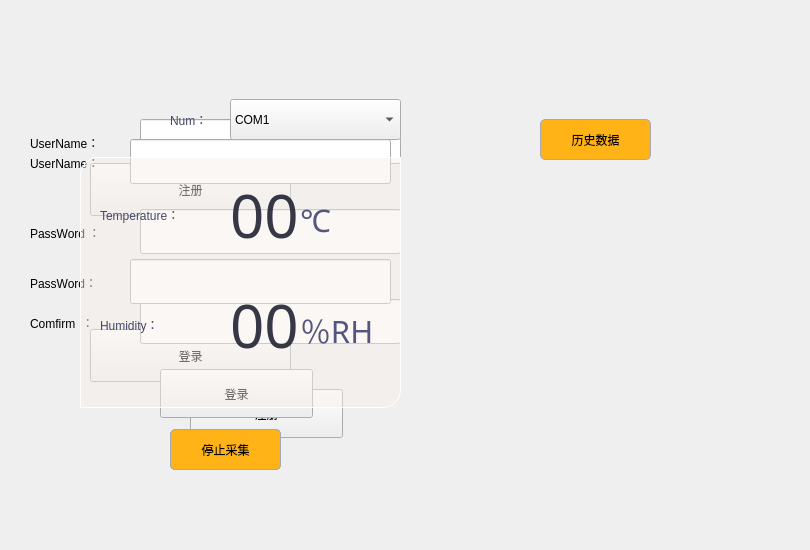
<?xml version="1.0" encoding="UTF-8"?>
<ui version="4.0">
 <class>dht11</class>
 <widget class="QWidget" name="dht11">
  <property name="geometry">
   <rect>
    <x>0</x>
    <y>0</y>
    <width>810</width>
    <height>550</height>
   </rect>
  </property>
  <property name="windowTitle">
   <string>dht11</string>
  </property>
  <widget class="QLabel" name="time_label">
   <property name="geometry">
    <rect>
     <x>60</x>
     <y>-10</y>
     <width>351</width>
     <height>51</height>
    </rect>
   </property>
   <property name="font">
    <font>
     <family>楷体</family>
     <pointsize>16</pointsize>
     <italic>false</italic>
     <bold>false</bold>
    </font>
   </property>
   <property name="styleSheet">
    <string notr="true">#time_label {
    font-size: 13px;
	font: 16pt &quot;楷体&quot;;
    color:  rgb(0, 0, 60);
    border-radius: 10px;
    padding: 10px;
    qproperty-alignment: AlignCenter;
}
</string>
   </property>
   <property name="text">
    <string/>
   </property>
  </widget>
  <widget class="QPushButton" name="closeButton">
   <property name="geometry">
    <rect>
     <x>770</x>
     <y>0</y>
     <width>41</width>
     <height>28</height>
    </rect>
   </property>
   <property name="styleSheet">
    <string notr="true">QPushButton {	
	border: none;
	border-radius: 8px;
	background-color: transparent;
     padding: 10px;
     border-radius: 5px;
}
QPushButton:hover {
	background-color: rgba(255, 0, 0, 100);
}
QPushButton:pressed {	
	background-color: transparent;
}</string>
   </property>
   <property name="text">
    <string/>
   </property>
   <property name="icon">
    <iconset theme="QIcon::ThemeIcon::EditClear"/>
   </property>
   <property name="iconSize">
    <size>
     <width>26</width>
     <height>26</height>
    </size>
   </property>
   <property name="shortcut">
    <string>Esc</string>
   </property>
   <property name="autoExclusive">
    <bool>true</bool>
   </property>
  </widget>
  <widget class="QPushButton" name="minButton">
   <property name="geometry">
    <rect>
     <x>730</x>
     <y>0</y>
     <width>41</width>
     <height>28</height>
    </rect>
   </property>
   <property name="styleSheet">
    <string notr="true">QPushButton {	
	border: none;
	border-radius: 8px;
	background-color: transparent;
     padding: 10px;
     border-radius: 5px;
}
QPushButton:hover {
     background-color: rgba(244, 239, 231,220);
}
QPushButton:pressed {	
	background-color: transparent;
}</string>
   </property>
   <property name="text">
    <string/>
   </property>
   <property name="icon">
    <iconset theme="QIcon::ThemeIcon::ListRemove"/>
   </property>
   <property name="iconSize">
    <size>
     <width>22</width>
     <height>22</height>
    </size>
   </property>
   <property name="shortcut">
    <string>Esc</string>
   </property>
  </widget>
  <widget class="QLabel" name="background">
   <property name="geometry">
    <rect>
     <x>0</x>
     <y>0</y>
     <width>810</width>
     <height>550</height>
    </rect>
   </property>
   <property name="text">
    <string/>
   </property>
   <property name="pixmap">
    <pixmap resource="rec.qrc">:/new/prefix1/jpeg/parent.jpg</pixmap>
   </property>
   <property name="scaledContents">
    <bool>true</bool>
   </property>
  </widget>
  <widget class="QWidget" name="operator_widget" native="true">
   <property name="geometry">
    <rect>
     <x>0</x>
     <y>29</y>
     <width>810</width>
     <height>521</height>
    </rect>
   </property>
   <widget class="QPushButton" name="btn_reading">
    <property name="geometry">
     <rect>
      <x>170</x>
      <y>400</y>
      <width>111</width>
      <height>41</height>
     </rect>
    </property>
    <property name="sizePolicy">
     <sizepolicy hsizetype="Minimum" vsizetype="Expanding">
      <horstretch>0</horstretch>
      <verstretch>0</verstretch>
     </sizepolicy>
    </property>
    <property name="minimumSize">
     <size>
      <width>0</width>
      <height>0</height>
     </size>
    </property>
    <property name="maximumSize">
     <size>
      <width>16777215</width>
      <height>16777215</height>
     </size>
    </property>
    <property name="toolTip">
     <string>Close</string>
    </property>
    <property name="styleSheet">
     <string notr="true">QPushButton {	
	color:black;
	font:16pt&quot;华文新魏&quot;;
	border: 1px solid #A7A8B6;
	border-radius: 8px;
	background-color: rgb(255, 179, 23);
     padding: 10px;
     border-radius: 5px;
}
QPushButton:hover {
     background-color: rgb(255, 212, 123);
	border: 1px solid #726f6b;
}
QPushButton:pressed {	
	border: 1px solid #A7A8B6;
}</string>
    </property>
    <property name="text">
     <string>实时读取</string>
    </property>
   </widget>
   <widget class="QLabel" name="label_background">
    <property name="geometry">
     <rect>
      <x>0</x>
      <y>0</y>
      <width>810</width>
      <height>521</height>
     </rect>
    </property>
    <property name="contextMenuPolicy">
     <enum>Qt::ContextMenuPolicy::PreventContextMenu</enum>
    </property>
    <property name="text">
     <string/>
    </property>
    <property name="pixmap">
     <pixmap resource="rec.qrc">:/new/prefix1/jpeg/background.jpg</pixmap>
    </property>
    <property name="scaledContents">
     <bool>true</bool>
    </property>
   </widget>
   <widget class="QPushButton" name="btn_history">
    <property name="geometry">
     <rect>
      <x>540</x>
      <y>90</y>
      <width>111</width>
      <height>41</height>
     </rect>
    </property>
    <property name="sizePolicy">
     <sizepolicy hsizetype="Minimum" vsizetype="Expanding">
      <horstretch>0</horstretch>
      <verstretch>0</verstretch>
     </sizepolicy>
    </property>
    <property name="minimumSize">
     <size>
      <width>0</width>
      <height>0</height>
     </size>
    </property>
    <property name="maximumSize">
     <size>
      <width>16777215</width>
      <height>16777215</height>
     </size>
    </property>
    <property name="toolTip">
     <string>Close</string>
    </property>
    <property name="styleSheet">
     <string notr="true">QPushButton {	
	color:black;
	font:16pt&quot;华文新魏&quot;;
	border: 1px solid #A7A8B6;
	border-radius: 8px;
	background-color: rgb(255, 179, 23);
     padding: 10px;
     border-radius: 5px;
}
QPushButton:hover {
     background-color: rgb(255, 212, 123);
	border: 1px solid #726f6b;
}
QPushButton:pressed {	
	border: 1px solid #A7A8B6;
}</string>
    </property>
    <property name="text">
     <string>历史数据</string>
    </property>
   </widget>
   <widget class="QListView" name="time_list">
    <property name="geometry">
     <rect>
      <x>80</x>
      <y>128</y>
      <width>321</width>
      <height>251</height>
     </rect>
    </property>
    <property name="styleSheet">
     <string notr="true">#time_list {
    background-color: rgba(244, 239, 231,120);
    border: 1px solid white; 
    border-top-left-radius: 18px;
    border-bottom-right-radius: 18px;
    padding: 5px;
}
</string>
    </property>
   </widget>
   <widget class="QLabel" name="label_dht11_1">
    <property name="geometry">
     <rect>
      <x>450</x>
      <y>150</y>
      <width>281</width>
      <height>279</height>
     </rect>
    </property>
    <property name="styleSheet">
     <string notr="true">#label {
    background-color: rgba(244, 239, 231,120);
    border: 1px solid white; 
    border-top-left-radius: 18px;
    border-bottom-right-radius: 18px;
    padding: 5px;
}
</string>
    </property>
    <property name="text">
     <string/>
    </property>
    <property name="pixmap">
     <pixmap resource="rec.qrc">:/new/prefix1/jpeg/111.png</pixmap>
    </property>
    <property name="scaledContents">
     <bool>true</bool>
    </property>
   </widget>
   <widget class="QLabel" name="labelTemperature">
    <property name="geometry">
     <rect>
      <x>230</x>
      <y>150</y>
      <width>71</width>
      <height>71</height>
     </rect>
    </property>
    <property name="font">
     <font>
      <family>方正姚体</family>
      <pointsize>45</pointsize>
      <italic>false</italic>
      <bold>false</bold>
     </font>
    </property>
    <property name="styleSheet">
     <string notr="true">color:rgba(31, 31, 46, 226);
font: 45pt &quot;方正姚体&quot;;</string>
    </property>
    <property name="text">
     <string>00</string>
    </property>
   </widget>
   <widget class="QLabel" name="Temperature_position">
    <property name="geometry">
     <rect>
      <x>300</x>
      <y>160</y>
      <width>61</width>
      <height>61</height>
     </rect>
    </property>
    <property name="font">
     <font>
      <family>隶书</family>
      <pointsize>23</pointsize>
      <italic>false</italic>
      <bold>false</bold>
     </font>
    </property>
    <property name="styleSheet">
     <string notr="true">font: 23pt &quot;隶书&quot;;
color: rgb(85, 85, 127);</string>
    </property>
    <property name="text">
     <string>℃</string>
    </property>
   </widget>
   <widget class="QLabel" name="Humidity_position">
    <property name="geometry">
     <rect>
      <x>300</x>
      <y>270</y>
      <width>91</width>
      <height>61</height>
     </rect>
    </property>
    <property name="font">
     <font>
      <family>隶书</family>
      <pointsize>23</pointsize>
      <italic>false</italic>
      <bold>false</bold>
     </font>
    </property>
    <property name="styleSheet">
     <string notr="true">font: 23pt &quot;隶书&quot;;
color: rgb(85, 85, 127);</string>
    </property>
    <property name="text">
     <string>％RH</string>
    </property>
   </widget>
   <widget class="QLabel" name="labelHumidity">
    <property name="geometry">
     <rect>
      <x>230</x>
      <y>260</y>
      <width>71</width>
      <height>71</height>
     </rect>
    </property>
    <property name="font">
     <font>
      <family>方正姚体</family>
      <pointsize>45</pointsize>
      <italic>false</italic>
      <bold>false</bold>
     </font>
    </property>
    <property name="styleSheet">
     <string notr="true">color:rgba(31, 31, 46, 226);
font: 45pt &quot;方正姚体&quot;;</string>
    </property>
    <property name="text">
     <string>00</string>
    </property>
   </widget>
   <widget class="QLabel" name="Humidity">
    <property name="geometry">
     <rect>
      <x>100</x>
      <y>260</y>
      <width>101</width>
      <height>71</height>
     </rect>
    </property>
    <property name="styleSheet">
     <string notr="true">font: 500 15pt &quot;爱奇艺黑体 Medium&quot;;
color: rgb(69, 69, 103);</string>
    </property>
    <property name="text">
     <string>Humidity：</string>
    </property>
   </widget>
   <widget class="QLabel" name="Temperature">
    <property name="geometry">
     <rect>
      <x>100</x>
      <y>150</y>
      <width>111</width>
      <height>71</height>
     </rect>
    </property>
    <property name="styleSheet">
     <string notr="true">font: 500 15pt &quot;爱奇艺黑体 Medium&quot;;
color: rgb(69, 69, 103);</string>
    </property>
    <property name="text">
     <string>Temperature：</string>
    </property>
   </widget>
   <widget class="QPushButton" name="btn_stoping">
    <property name="geometry">
     <rect>
      <x>170</x>
      <y>400</y>
      <width>111</width>
      <height>41</height>
     </rect>
    </property>
    <property name="sizePolicy">
     <sizepolicy hsizetype="Minimum" vsizetype="Expanding">
      <horstretch>0</horstretch>
      <verstretch>0</verstretch>
     </sizepolicy>
    </property>
    <property name="minimumSize">
     <size>
      <width>0</width>
      <height>0</height>
     </size>
    </property>
    <property name="maximumSize">
     <size>
      <width>16777215</width>
      <height>16777215</height>
     </size>
    </property>
    <property name="toolTip">
     <string>Close</string>
    </property>
    <property name="styleSheet">
     <string notr="true">QPushButton {	
	color:black;
	font:16pt&quot;华文新魏&quot;;
	border: 1px solid #A7A8B6;
	border-radius: 8px;
	background-color: rgb(255, 179, 23);
     padding: 10px;
     border-radius: 5px;
}
QPushButton:hover {
     background-color: rgb(255, 212, 123);
	border: 1px solid #726f6b;
}
QPushButton:pressed {	
	border: 1px solid #A7A8B6;
}</string>
    </property>
    <property name="text">
     <string>停止采集</string>
    </property>
   </widget>
   <widget class="QComboBox" name="comboPort">
    <property name="geometry">
     <rect>
      <x>230</x>
      <y>70</y>
      <width>171</width>
      <height>41</height>
     </rect>
    </property>
    <property name="styleSheet">
     <string notr="true">#comboBox {
	color: rgb(41, 41, 41);
	font: 14pt &quot;微软雅黑&quot;;
    background-color: rgba(244, 239, 231,120);
    border: 1px solid white; 
    border-top-left-radius: 10px;
	border-bottom-left-radius: 10px;
    padding: 5px;
}
</string>
    </property>
    <item>
     <property name="text">
      <string>COM1</string>
     </property>
    </item>
    <item>
     <property name="text">
      <string>COM2</string>
     </property>
    </item>
    <item>
     <property name="text">
      <string>COM3</string>
     </property>
    </item>
    <item>
     <property name="text">
      <string>COM4</string>
     </property>
    </item>
    <item>
     <property name="text">
      <string>COM5</string>
     </property>
    </item>
    <item>
     <property name="text">
      <string>COM6</string>
     </property>
    </item>
    <item>
     <property name="text">
      <string>COM7</string>
     </property>
    </item>
    <item>
     <property name="text">
      <string>COM8</string>
     </property>
    </item>
   </widget>
   <widget class="QLabel" name="Temperature_2">
    <property name="geometry">
     <rect>
      <x>170</x>
      <y>60</y>
      <width>61</width>
      <height>61</height>
     </rect>
    </property>
    <property name="styleSheet">
     <string notr="true">font: 500 15pt &quot;爱奇艺黑体 Medium&quot;;
color: rgb(69, 69, 103);</string>
    </property>
    <property name="text">
     <string>Num：</string>
    </property>
   </widget>
   <widget class="QLabel" name="label_dht11_2">
    <property name="geometry">
     <rect>
      <x>450</x>
      <y>150</y>
      <width>281</width>
      <height>279</height>
     </rect>
    </property>
    <property name="styleSheet">
     <string notr="true">#label {
    background-color: rgba(244, 239, 231,120);
    border: 1px solid white; 
    border-top-left-radius: 18px;
    border-bottom-right-radius: 18px;
    padding: 5px;
}
</string>
    </property>
    <property name="text">
     <string/>
    </property>
    <property name="pixmap">
     <pixmap resource="rec.qrc">:/new/prefix1/jpeg/000.png</pixmap>
    </property>
    <property name="scaledContents">
     <bool>true</bool>
    </property>
   </widget>
   <zorder>label_background</zorder>
   <zorder>btn_reading</zorder>
   <zorder>btn_history</zorder>
   <zorder>time_list</zorder>
   <zorder>label_dht11_1</zorder>
   <zorder>labelTemperature</zorder>
   <zorder>Temperature_position</zorder>
   <zorder>Humidity_position</zorder>
   <zorder>labelHumidity</zorder>
   <zorder>Humidity</zorder>
   <zorder>Temperature</zorder>
   <zorder>btn_stoping</zorder>
   <zorder>comboPort</zorder>
   <zorder>Temperature_2</zorder>
   <zorder>label_dht11_2</zorder>
  </widget>
  <widget class="QPushButton" name="Button_last">
   <property name="geometry">
    <rect>
     <x>690</x>
     <y>0</y>
     <width>40</width>
     <height>25</height>
    </rect>
   </property>
   <property name="styleSheet">
    <string notr="true">QPushButton {	
	border: none;
	border-radius: 8px;
	background-color: transparent;
     padding: 10px;
     border-radius: 5px;
}
QPushButton:hover {
     background-color: rgba(244, 239, 231,220);
}
QPushButton:pressed {	
	background-color: transparent;
}</string>
   </property>
   <property name="text">
    <string/>
   </property>
   <property name="icon">
    <iconset theme="QIcon::ThemeIcon::EditUndo"/>
   </property>
   <property name="iconSize">
    <size>
     <width>22</width>
     <height>22</height>
    </size>
   </property>
   <property name="shortcut">
    <string>Esc</string>
   </property>
  </widget>
  <widget class="QWidget" name="charts_widget" native="true">
   <property name="geometry">
    <rect>
     <x>0</x>
     <y>29</y>
     <width>810</width>
     <height>521</height>
    </rect>
   </property>
   <widget class="QLabel" name="label_background_3">
    <property name="geometry">
     <rect>
      <x>0</x>
      <y>0</y>
      <width>810</width>
      <height>521</height>
     </rect>
    </property>
    <property name="contextMenuPolicy">
     <enum>Qt::ContextMenuPolicy::PreventContextMenu</enum>
    </property>
    <property name="text">
     <string/>
    </property>
    <property name="pixmap">
     <pixmap resource="rec.qrc">:/new/prefix1/jpeg/background.jpg</pixmap>
    </property>
    <property name="scaledContents">
     <bool>true</bool>
    </property>
   </widget>
   <widget class="QChartView" name="line_chart" native="true">
    <property name="geometry">
     <rect>
      <x>79</x>
      <y>79</y>
      <width>651</width>
      <height>361</height>
     </rect>
    </property>
    <property name="styleSheet">
     <string notr="true">background-color: transparent;</string>
    </property>
   </widget>
  </widget>
  <widget class="QWidget" name="login_widget" native="true">
   <property name="geometry">
    <rect>
     <x>0</x>
     <y>29</y>
     <width>810</width>
     <height>521</height>
    </rect>
   </property>
   <widget class="QLabel" name="label_Password">
    <property name="geometry">
     <rect>
      <x>30</x>
      <y>230</y>
      <width>105</width>
      <height>47</height>
     </rect>
    </property>
    <property name="styleSheet">
     <string notr="true">font: 500 15pt &quot;爱奇艺黑体 Medium&quot;;</string>
    </property>
    <property name="text">
     <string>PassWord：</string>
    </property>
   </widget>
   <widget class="QLabel" name="label_Username">
    <property name="geometry">
     <rect>
      <x>30</x>
      <y>110</y>
      <width>103</width>
      <height>47</height>
     </rect>
    </property>
    <property name="styleSheet">
     <string notr="true">font: 500 15pt &quot;爱奇艺黑体 Medium&quot;;</string>
    </property>
    <property name="text">
     <string>UserName：</string>
    </property>
   </widget>
   <widget class="QLineEdit" name="Username_LineEdit">
    <property name="geometry">
     <rect>
      <x>130</x>
      <y>110</y>
      <width>261</width>
      <height>45</height>
     </rect>
    </property>
    <property name="styleSheet">
     <string notr="true">font: 16pt &quot;方正粗黑宋简体&quot;;</string>
    </property>
   </widget>
   <widget class="QLineEdit" name="Password_LineEdit">
    <property name="geometry">
     <rect>
      <x>130</x>
      <y>230</y>
      <width>261</width>
      <height>45</height>
     </rect>
    </property>
    <property name="styleSheet">
     <string notr="true">font: 16pt &quot;方正粗黑宋简体&quot;;</string>
    </property>
   </widget>
   <widget class="QLabel" name="label_4">
    <property name="geometry">
     <rect>
      <x>0</x>
      <y>0</y>
      <width>810</width>
      <height>521</height>
     </rect>
    </property>
    <property name="contextMenuPolicy">
     <enum>Qt::ContextMenuPolicy::PreventContextMenu</enum>
    </property>
    <property name="text">
     <string/>
    </property>
    <property name="pixmap">
     <pixmap resource="rec.qrc">:/new/prefix1/jpeg/login.jpg</pixmap>
    </property>
    <property name="scaledContents">
     <bool>true</bool>
    </property>
   </widget>
   <widget class="QPushButton" name="loginButton">
    <property name="geometry">
     <rect>
      <x>160</x>
      <y>340</y>
      <width>153</width>
      <height>49</height>
     </rect>
    </property>
    <property name="styleSheet">
     <string notr="true">
                    font: 17pt &quot;华文楷体&quot;;
                </string>
    </property>
    <property name="text">
     <string>登录</string>
    </property>
   </widget>
   <widget class="QPushButton" name="displayButton">
    <property name="geometry">
     <rect>
      <x>350</x>
      <y>240</y>
      <width>41</width>
      <height>28</height>
     </rect>
    </property>
    <property name="styleSheet">
     <string notr="true">QPushButton {	
	border: none;
	border-radius: 8px;
	background-color: transparent;
     padding: 10px;
     border-radius: 5px;
}
QPushButton:pressed {	
	background-color: transparent;
}</string>
    </property>
    <property name="text">
     <string/>
    </property>
    <property name="icon">
     <iconset resource="rec.qrc">
      <normaloff>:/new/prefix1/jpeg/display.png</normaloff>:/new/prefix1/jpeg/display.png</iconset>
    </property>
    <property name="iconSize">
     <size>
      <width>26</width>
      <height>26</height>
     </size>
    </property>
    <property name="shortcut">
     <string>Esc</string>
    </property>
    <property name="autoExclusive">
     <bool>false</bool>
    </property>
   </widget>
   <widget class="QPushButton" name="hideButton">
    <property name="geometry">
     <rect>
      <x>350</x>
      <y>240</y>
      <width>41</width>
      <height>28</height>
     </rect>
    </property>
    <property name="styleSheet">
     <string notr="true">QPushButton {	
	border: none;
	border-radius: 8px;
	background-color: transparent;
     padding: 10px;
     border-radius: 5px;
}
QPushButton:pressed {	
	background-color: transparent;
}</string>
    </property>
    <property name="text">
     <string/>
    </property>
    <property name="icon">
     <iconset resource="rec.qrc">
      <normaloff>:/new/prefix1/jpeg/hide.png</normaloff>:/new/prefix1/jpeg/hide.png</iconset>
    </property>
    <property name="iconSize">
     <size>
      <width>26</width>
      <height>26</height>
     </size>
    </property>
    <property name="shortcut">
     <string>Esc</string>
    </property>
    <property name="autoExclusive">
     <bool>false</bool>
    </property>
   </widget>
   <zorder>label_4</zorder>
   <zorder>label_Password</zorder>
   <zorder>label_Username</zorder>
   <zorder>Username_LineEdit</zorder>
   <zorder>Password_LineEdit</zorder>
   <zorder>loginButton</zorder>
   <zorder>displayButton</zorder>
   <zorder>hideButton</zorder>
  </widget>
  <widget class="QWidget" name="enroll_widget" native="true">
   <property name="geometry">
    <rect>
     <x>0</x>
     <y>29</y>
     <width>810</width>
     <height>521</height>
    </rect>
   </property>
   <widget class="QLabel" name="label_password">
    <property name="geometry">
     <rect>
      <x>30</x>
      <y>180</y>
      <width>115</width>
      <height>47</height>
     </rect>
    </property>
    <property name="styleSheet">
     <string notr="true">font: 500 15pt &quot;爱奇艺黑体 Medium&quot;;</string>
    </property>
    <property name="text">
     <string>PassWord ：</string>
    </property>
   </widget>
   <widget class="QPushButton" name="enrollButton">
    <property name="geometry">
     <rect>
      <x>190</x>
      <y>360</y>
      <width>153</width>
      <height>49</height>
     </rect>
    </property>
    <property name="styleSheet">
     <string notr="true">
     font: 17pt &quot;华文楷体&quot;;</string>
    </property>
    <property name="text">
     <string>注册</string>
    </property>
   </widget>
   <widget class="QLineEdit" name="password_LineEdit">
    <property name="geometry">
     <rect>
      <x>140</x>
      <y>180</y>
      <width>261</width>
      <height>45</height>
     </rect>
    </property>
    <property name="styleSheet">
     <string notr="true">font: 16pt &quot;方正粗黑宋简体&quot;;</string>
    </property>
   </widget>
   <widget class="QLabel" name="label_comfirm">
    <property name="geometry">
     <rect>
      <x>30</x>
      <y>270</y>
      <width>111</width>
      <height>47</height>
     </rect>
    </property>
    <property name="styleSheet">
     <string notr="true">font: 500 15pt &quot;爱奇艺黑体 Medium&quot;;</string>
    </property>
    <property name="text">
     <string>Comfirm  ：</string>
    </property>
   </widget>
   <widget class="QLabel" name="label_username">
    <property name="geometry">
     <rect>
      <x>30</x>
      <y>90</y>
      <width>127</width>
      <height>47</height>
     </rect>
    </property>
    <property name="styleSheet">
     <string notr="true">font: 500 15pt &quot;爱奇艺黑体 Medium&quot;;</string>
    </property>
    <property name="text">
     <string>UserName：</string>
    </property>
   </widget>
   <widget class="QLineEdit" name="username_LineEdit">
    <property name="geometry">
     <rect>
      <x>140</x>
      <y>90</y>
      <width>261</width>
      <height>45</height>
     </rect>
    </property>
    <property name="styleSheet">
     <string notr="true">font: 16pt &quot;方正粗黑宋简体&quot;;</string>
    </property>
   </widget>
   <widget class="QLineEdit" name="comfirm_LineEdit">
    <property name="geometry">
     <rect>
      <x>140</x>
      <y>270</y>
      <width>261</width>
      <height>45</height>
     </rect>
    </property>
    <property name="styleSheet">
     <string notr="true">font: 16pt &quot;方正粗黑宋简体&quot;;</string>
    </property>
   </widget>
   <widget class="QLabel" name="label_2">
    <property name="geometry">
     <rect>
      <x>0</x>
      <y>0</y>
      <width>810</width>
      <height>521</height>
     </rect>
    </property>
    <property name="contextMenuPolicy">
     <enum>Qt::ContextMenuPolicy::PreventContextMenu</enum>
    </property>
    <property name="text">
     <string/>
    </property>
    <property name="pixmap">
     <pixmap resource="rec.qrc">:/new/prefix1/jpeg/login.jpg</pixmap>
    </property>
    <property name="scaledContents">
     <bool>true</bool>
    </property>
   </widget>
   <widget class="QPushButton" name="displayButton2">
    <property name="geometry">
     <rect>
      <x>360</x>
      <y>190</y>
      <width>41</width>
      <height>28</height>
     </rect>
    </property>
    <property name="styleSheet">
     <string notr="true">QPushButton {	
	border: none;
	border-radius: 8px;
	background-color: transparent;
     padding: 10px;
     border-radius: 5px;
}
QPushButton:pressed {	
	background-color: transparent;
}</string>
    </property>
    <property name="text">
     <string/>
    </property>
    <property name="icon">
     <iconset resource="rec.qrc">
      <normaloff>:/new/prefix1/jpeg/display.png</normaloff>:/new/prefix1/jpeg/display.png</iconset>
    </property>
    <property name="iconSize">
     <size>
      <width>26</width>
      <height>26</height>
     </size>
    </property>
    <property name="shortcut">
     <string>Esc</string>
    </property>
    <property name="autoExclusive">
     <bool>false</bool>
    </property>
   </widget>
   <widget class="QPushButton" name="hideButton2">
    <property name="geometry">
     <rect>
      <x>360</x>
      <y>190</y>
      <width>41</width>
      <height>28</height>
     </rect>
    </property>
    <property name="styleSheet">
     <string notr="true">QPushButton {	
	border: none;
	border-radius: 8px;
	background-color: transparent;
     padding: 10px;
     border-radius: 5px;
}
QPushButton:pressed {	
	background-color: transparent;
}</string>
    </property>
    <property name="text">
     <string/>
    </property>
    <property name="icon">
     <iconset resource="rec.qrc">
      <normaloff>:/new/prefix1/jpeg/hide.png</normaloff>:/new/prefix1/jpeg/hide.png</iconset>
    </property>
    <property name="iconSize">
     <size>
      <width>26</width>
      <height>26</height>
     </size>
    </property>
    <property name="shortcut">
     <string>Esc</string>
    </property>
    <property name="autoExclusive">
     <bool>false</bool>
    </property>
   </widget>
   <widget class="QPushButton" name="displayButton1">
    <property name="geometry">
     <rect>
      <x>360</x>
      <y>280</y>
      <width>41</width>
      <height>28</height>
     </rect>
    </property>
    <property name="styleSheet">
     <string notr="true">QPushButton {	
	border: none;
	border-radius: 8px;
	background-color: transparent;
     padding: 10px;
     border-radius: 5px;
}
QPushButton:pressed {	
	background-color: transparent;
}</string>
    </property>
    <property name="text">
     <string/>
    </property>
    <property name="icon">
     <iconset resource="rec.qrc">
      <normaloff>:/new/prefix1/jpeg/display.png</normaloff>:/new/prefix1/jpeg/display.png</iconset>
    </property>
    <property name="iconSize">
     <size>
      <width>26</width>
      <height>26</height>
     </size>
    </property>
    <property name="shortcut">
     <string>Esc</string>
    </property>
    <property name="autoExclusive">
     <bool>false</bool>
    </property>
   </widget>
   <widget class="QPushButton" name="hideButton1">
    <property name="geometry">
     <rect>
      <x>360</x>
      <y>280</y>
      <width>41</width>
      <height>28</height>
     </rect>
    </property>
    <property name="styleSheet">
     <string notr="true">QPushButton {	
	border: none;
	border-radius: 8px;
	background-color: transparent;
     padding: 10px;
     border-radius: 5px;
}
QPushButton:pressed {	
	background-color: transparent;
}</string>
    </property>
    <property name="text">
     <string/>
    </property>
    <property name="icon">
     <iconset resource="rec.qrc">
      <normaloff>:/new/prefix1/jpeg/hide.png</normaloff>:/new/prefix1/jpeg/hide.png</iconset>
    </property>
    <property name="iconSize">
     <size>
      <width>26</width>
      <height>26</height>
     </size>
    </property>
    <property name="shortcut">
     <string>Esc</string>
    </property>
    <property name="autoExclusive">
     <bool>false</bool>
    </property>
   </widget>
   <zorder>label_2</zorder>
   <zorder>label_password</zorder>
   <zorder>enrollButton</zorder>
   <zorder>password_LineEdit</zorder>
   <zorder>label_comfirm</zorder>
   <zorder>label_username</zorder>
   <zorder>username_LineEdit</zorder>
   <zorder>comfirm_LineEdit</zorder>
   <zorder>displayButton2</zorder>
   <zorder>displayButton1</zorder>
   <zorder>hideButton1</zorder>
   <zorder>hideButton2</zorder>
  </widget>
  <widget class="QWidget" name="menu_widget" native="true">
   <property name="geometry">
    <rect>
     <x>0</x>
     <y>29</y>
     <width>810</width>
     <height>521</height>
    </rect>
   </property>
   <widget class="QLabel" name="label">
    <property name="geometry">
     <rect>
      <x>0</x>
      <y>0</y>
      <width>810</width>
      <height>521</height>
     </rect>
    </property>
    <property name="contextMenuPolicy">
     <enum>Qt::ContextMenuPolicy::PreventContextMenu</enum>
    </property>
    <property name="text">
     <string/>
    </property>
    <property name="pixmap">
     <pixmap resource="rec.qrc">:/new/prefix1/jpeg/login.jpg</pixmap>
    </property>
    <property name="scaledContents">
     <bool>true</bool>
    </property>
   </widget>
   <widget class="QPushButton" name="login_pushButton">
    <property name="geometry">
     <rect>
      <x>90</x>
      <y>300</y>
      <width>201</width>
      <height>53</height>
     </rect>
    </property>
    <property name="styleSheet">
     <string notr="true">
                    font: 17pt &quot;华文楷体&quot;;
                </string>
    </property>
    <property name="text">
     <string>登录</string>
    </property>
   </widget>
   <widget class="QPushButton" name="enroll_pushButton">
    <property name="geometry">
     <rect>
      <x>90</x>
      <y>134</y>
      <width>201</width>
      <height>53</height>
     </rect>
    </property>
    <property name="styleSheet">
     <string notr="true">
     font: 17pt &quot;华文楷体&quot;;</string>
    </property>
    <property name="text">
     <string>注册</string>
    </property>
    <property name="autoExclusive">
     <bool>false</bool>
    </property>
   </widget>
  </widget>
  <zorder>background</zorder>
  <zorder>closeButton</zorder>
  <zorder>minButton</zorder>
  <zorder>time_label</zorder>
  <zorder>Button_last</zorder>
  <zorder>charts_widget</zorder>
  <zorder>menu_widget</zorder>
  <zorder>enroll_widget</zorder>
  <zorder>login_widget</zorder>
  <zorder>operator_widget</zorder>
 </widget>
 <customwidgets>
  <customwidget>
   <class>QChartView</class>
   <extends>QWidget</extends>
   <header>qchartview.h</header>
   <container>1</container>
  </customwidget>
 </customwidgets>
 <resources>
  <include location="rec.qrc"/>
 </resources>
 <connections/>
</ui>
